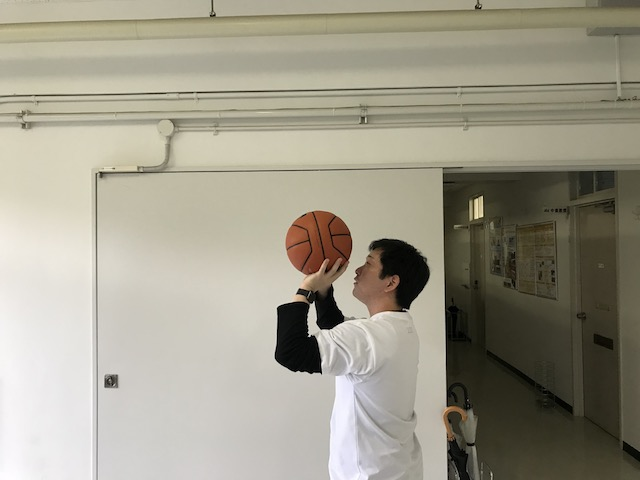
//> input picture src/07/cls/02/assets/input1.jpg, 640 x 480 px
$ ./main   (built with g++ and OpenCV 4)
//> lines starting //> are read from the running program, lines starting //| are printed output that depends on the picture
#include <iostream>
#include <opencv2/opencv.hpp>
#include <vector>

#define FILE_NAME_INPUT_1 "./assets/input1.jpg"
#define FILE_NAME_INPUT_2 "./assets/input2.jpg"
#define ALPHA 0.5

uchar to_uchar(const int value)
{
  // ref: http://opencv.jp/opencv-2.2/cpp/saturation_arithmetics.html
  return cv::saturate_cast<uchar>(value);
}

int main(int argc, char *argv[])
{
  auto input1 = cv::imread(FILE_NAME_INPUT_1, cv::IMREAD_GRAYSCALE);
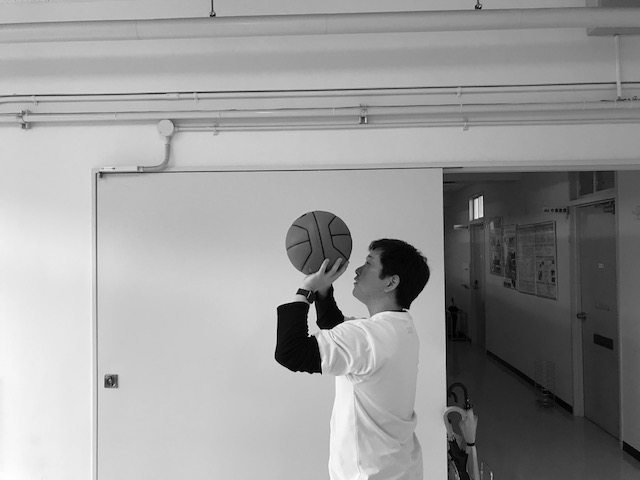
//> input1: 480 rows x 640 cols, CV_8UC1; min 0, max 255, mean 153.7
  auto input2 = cv::imread(FILE_NAME_INPUT_2, cv::IMREAD_GRAYSCALE);
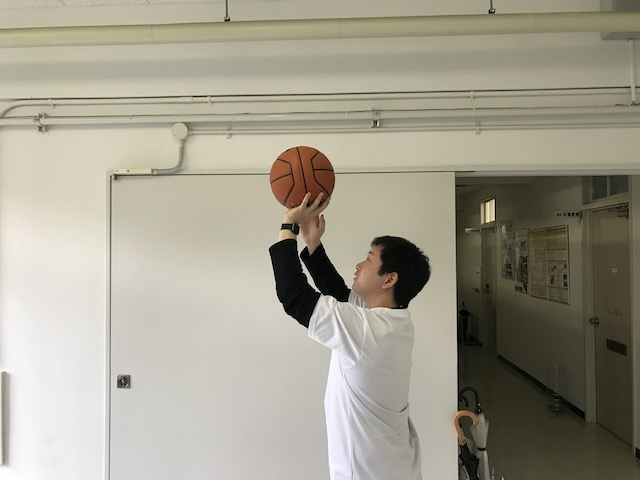
//> input picture src/07/cls/02/assets/input2.jpg, 640 x 480 px
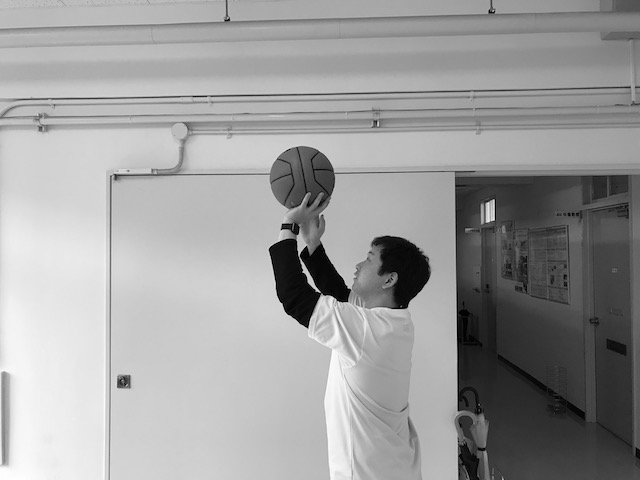
//> input2: 480 rows x 640 cols, CV_8UC1; min 0, max 255, mean 156.6

  if (input1.empty() || input2.empty())
  {
    fprintf(stderr, "読み込み失敗\n");
    return -1;
  }

  auto output = cv::Mat(input1.size(), CV_8UC1);

  output.forEach<uchar>([&](uchar &pixel, const int *position) -> void {
    auto y = position[0];
    auto x = position[1];

    // 画素値の取得
    auto s1 = static_cast<double>(input1.at<uchar>(y, x));
    auto s2 = static_cast<double>(input2.at<uchar>(y, x));
    int s_result = ALPHA * s1 + (1.0 - ALPHA) * s2;

    pixel = to_uchar(s_result);
  });
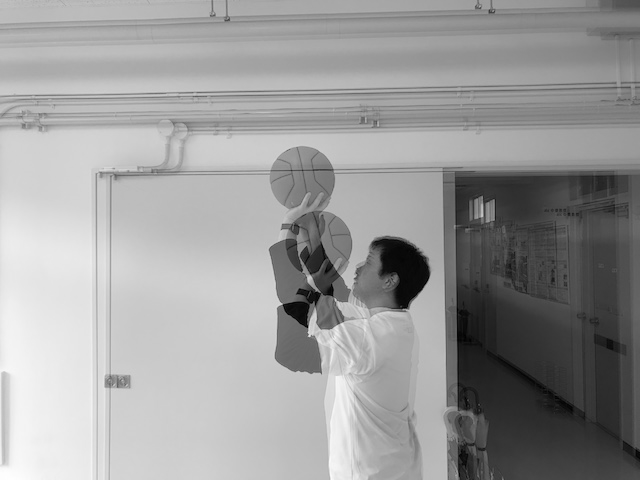
//> output: 480 rows x 640 cols, CV_8UC1; min 0, max 254, mean 154.9

  cv::imshow("input1", input1);
  cv::imshow("input2", input2);
  cv::imshow("output", output);
  cv::waitKey();

  return 0;
}
